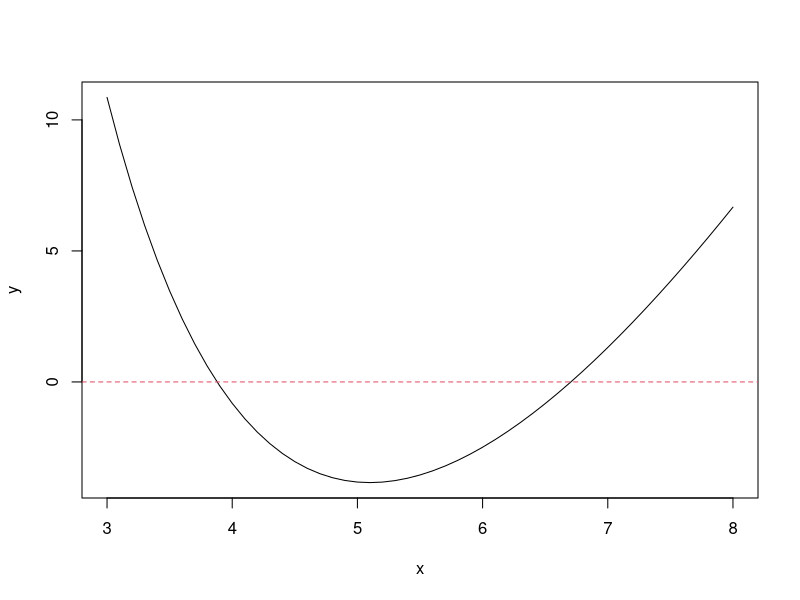

The R source for this figure:
# Homework 01 R Code

# write a function which will be used as input to the uniroot() function
score = function(data, mu.0, alpha){
  N <- length(data)
  U <- sum(data)/mu.0 - N # score function of a Poisson distribution
  I <- N/mu.0 # expected information of a Poisson distribution
  score <- U*U/I # compute score statistic
  score - qchisq(1-alpha, df=1) # determine rejection region
}

# define data
data <- c(4,9,6,3,6,7,4,5,1,6)
mu.hat <- mean(data)

# determine upper and lower bounds of the 95% CI
uniroot(f = score, interval = c(3,mu.hat), data = data, alpha = 0.05)$root
uniroot(f = score, interval = c(mu.hat,8), data = data, alpha = 0.05)$root

# plot the function for values of mu between 3 and 8
x <- seq(3,8,.1)
y <- rep(0,length(x))
for (i in 1:length(x))
  y[i] = score(data, x[i], .05)
plot(x,y,type="l"); abline(h=0,lty=2,col=2)